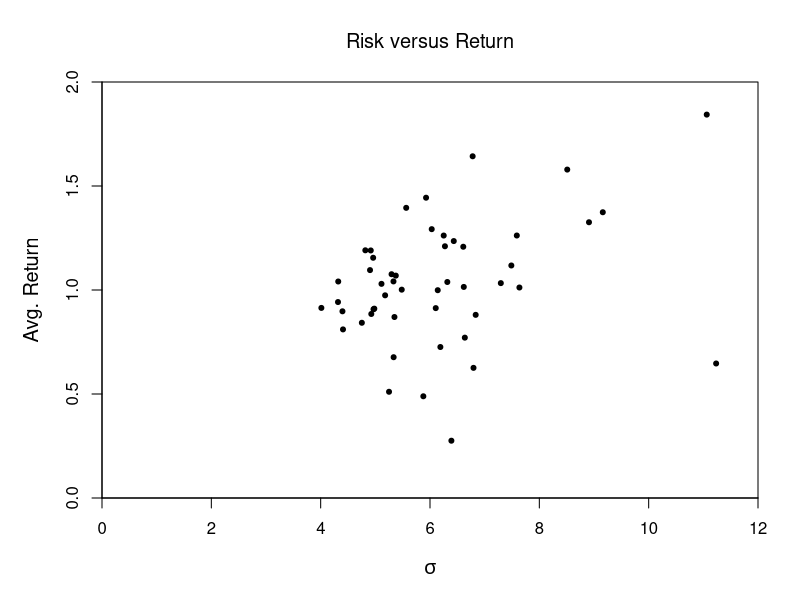
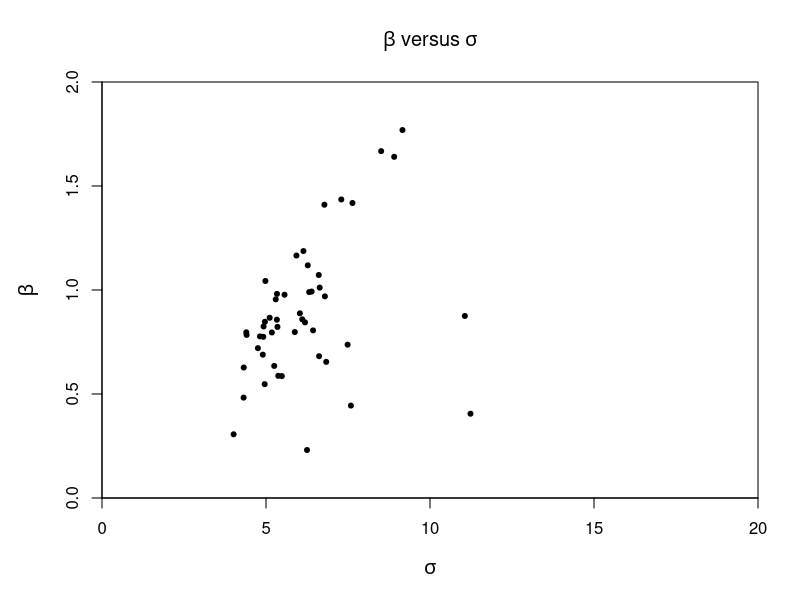
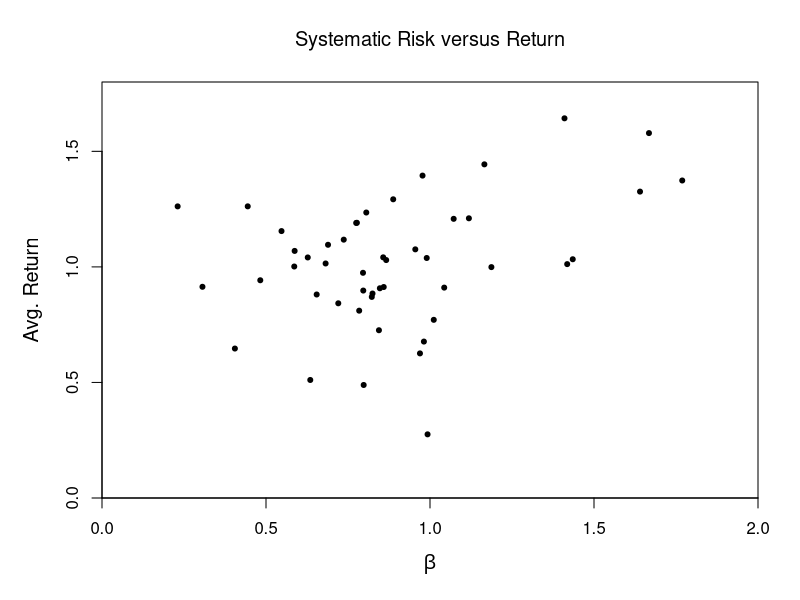

Recreate these plots in R, in order.
mydata <- read.csv("b.CSV", TRUE)
ff <- read.csv("c.CSV", TRUE)
mydata <- mydata[mydata$Date < 200701,]
mydata <- mydata[mydata$Date > 198912, ]
ff <- ff[ff$Date < 200701,]
ff <- ff[ff$Date > 198912,]
mydata$Date <- paste(paste(substr(mydata$Date, 1, 4), substr(mydata$Date, 5, 6),  sep = "-"))
mytime <- mydata$Date # backup for time series (xts)
rownames(mydata) <- mydata$Date
mydata$Date <- NULL
mydata[mydata == -99.99 | mydata == -999] <- NA
# || only evaluates FIRST element and returns one boolean value in a one-dimensional vector
# | evaluates everything and returns boolean values in a n-dimensional vector

mydata_mean <- colMeans(mydata, na.rm = TRUE)
mydata_sd <- apply(mydata, 2, sd, na.rm = TRUE)
# uses Bessel's correction
mydata_min <- apply(mydata, 2, min, na.rm = TRUE) 
mydata_max <- apply(mydata, 2, max, na.rm = TRUE)
#b: summary statistics
summ_stat <- data.frame(rbind(mean = mydata_mean, volty = mydata_sd, min = mydata_min, max = mydata_max ))
print(summ_stat)
#d: One Sample t-test, mu = 0,alpha is at 0.05 (conf.level=0.95)
apply(mydata, 2, t.test)
#f
par(mar=c(5.1,5.1,4.1,2.1), xaxs="i", yaxs="i", cex.lab=1.2, pch=20) # margins 4.1 to 4.5
plot(mydata_sd, mydata_mean, xlim=c(0,12), ylim=c(0,2),main=expression("Risk versus Return"), xlab=expression(sigma), ylab="Avg. Return")
#h: regression
betas <- c()
for(i in 1:49){
  single_beta <- lm((mydata[,i] - ff$RF) ~ ff$Mkt.RF)
  betas[i]<- coef(single_beta)["ff$Mkt.RF"]
}
#i
plot(mydata_sd,betas, xlim= c(0,20), ylim=c(0,2), main=expression(beta ~ "versus" ~ sigma), ylab = expression(beta), xlab = expression(sigma))
#j
plot(betas,mydata_mean, xlim=c(0,2),ylim=c(0,1.8),main=expression("Systematic Risk versus Return"), ylab="Avg. Return", xlab=expression(beta))
